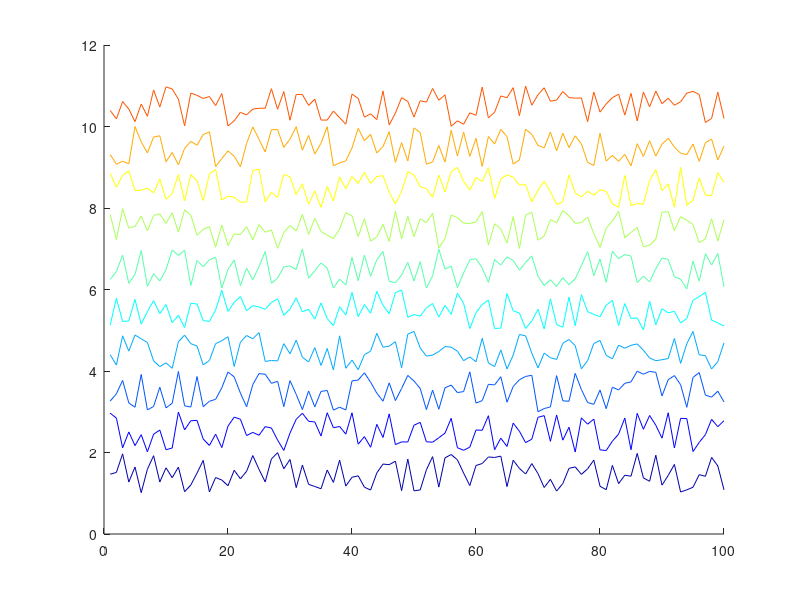

The MATLAB script that drew this image:
function varargout = inputArgExample(numLines,numPoints)
% example of how to handle input arguments
% 
% function plotHandles = inputArgExample(numLines,numPoints)
%
% Purpose
% Demonstrates how to handle input arguments in a neat manner.
% The function plots a set of randomly-generated line graphs.
% 
%
% Inputs
% numLines - [optional, default is 10] the number of lines
%            of randomly-generated data to plot.
% numPoints - [optional, default is 100] the number of points 
%             per line.
%
%
% Outputs
% plotHandles - [optional] A vector of handles to the plot
% 				objects produced by the function.
%
%
% Examples
% 1. basic example:
% inputArgExample
%
% 2. 30 lines of 100 points each:
% inputArgExample(30,[]) 
% 
% 3. Use the plot handles to change the line properties
% p = inputArgExample;
% set(p,'color','r','Marker','.')
%
%
% Rob Campbell - Basel 2015



%Set the default values
if nargin<1 | isempty(numLines)
	numLines=10;
end

if nargin<2 | isempty(numPoints)
	numPoints=100;
end



%Plot each line in a different colour, so make the colours:
lineColors = jet(numLines);


%plot in a loop
clf
hold on
for ii=1:numLines
	r = rand(numPoints,1) + ii ;
	p(ii)=plot(r,'-','color',lineColors(ii,:));
end
hold off


if nargout>0
	varargout{1}=p;
end